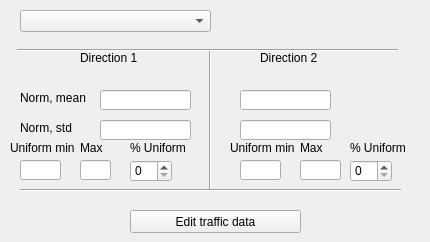
        <widget class="QWidget" name="tab_6">
         <attribute name="title">
          <string>Traffic data</string>
         </attribute>
         <widget class="QComboBox" name="cbTrafficSelectSeg">
          <property name="geometry">
           <rect>
            <x>20</x>
            <y>10</y>
            <width>191</width>
            <height>22</height>
           </rect>
          </property>
         </widget>
         <widget class="QLineEdit" name="leNormMean">
          <property name="geometry">
           <rect>
            <x>100</x>
            <y>90</y>
            <width>91</width>
            <height>20</height>
           </rect>
          </property>
         </widget>
         <widget class="QLineEdit" name="leNormStd">
          <property name="geometry">
           <rect>
            <x>100</x>
            <y>120</y>
            <width>91</width>
            <height>20</height>
           </rect>
          </property>
         </widget>
         <widget class="QLineEdit" name="leUniformMin">
          <property name="geometry">
           <rect>
            <x>20</x>
            <y>160</y>
            <width>41</width>
            <height>20</height>
           </rect>
          </property>
         </widget>
         <widget class="QLineEdit" name="leUniformMax">
          <property name="geometry">
           <rect>
            <x>80</x>
            <y>160</y>
            <width>31</width>
            <height>20</height>
           </rect>
          </property>
         </widget>
         <widget class="QLabel" name="label_2">
          <property name="geometry">
           <rect>
            <x>20</x>
            <y>90</y>
            <width>71</width>
            <height>16</height>
           </rect>
          </property>
          <property name="text">
           <string>Norm, mean</string>
          </property>
         </widget>
         <widget class="QLabel" name="label_3">
          <property name="geometry">
           <rect>
            <x>20</x>
            <y>120</y>
            <width>71</width>
            <height>16</height>
           </rect>
          </property>
          <property name="text">
           <string>Norm, std</string>
          </property>
         </widget>
         <widget class="QLabel" name="label_4">
          <property name="geometry">
           <rect>
            <x>10</x>
            <y>140</y>
            <width>71</width>
            <height>16</height>
           </rect>
          </property>
          <property name="text">
           <string>Uniform min</string>
          </property>
         </widget>
         <widget class="QLabel" name="label_5">
          <property name="geometry">
           <rect>
            <x>80</x>
            <y>140</y>
            <width>41</width>
            <height>16</height>
           </rect>
          </property>
          <property name="text">
           <string>Max</string>
          </property>
         </widget>
         <widget class="QSpinBox" name="sbUniformP">
          <property name="geometry">
           <rect>
            <x>130</x>
            <y>160</y>
            <width>42</width>
            <height>22</height>
           </rect>
          </property>
          <property name="maximum">
           <number>100</number>
          </property>
         </widget>
         <widget class="QLabel" name="label_6">
          <property name="geometry">
           <rect>
            <x>130</x>
            <y>140</y>
            <width>71</width>
            <height>16</height>
           </rect>
          </property>
          <property name="text">
           <string>% Uniform</string>
          </property>
         </widget>
         <widget class="QPushButton" name="pbEditTrafficData">
          <property name="geometry">
           <rect>
            <x>130</x>
            <y>210</y>
            <width>171</width>
            <height>23</height>
           </rect>
          </property>
          <property name="text">
           <string>Edit traffic data</string>
          </property>
         </widget>
         <widget class="QLineEdit" name="leNormStd_2">
          <property name="geometry">
           <rect>
            <x>240</x>
            <y>120</y>
            <width>91</width>
            <height>20</height>
           </rect>
          </property>
         </widget>
         <widget class="QLineEdit" name="leNormMean_2">
          <property name="geometry">
           <rect>
            <x>240</x>
            <y>90</y>
            <width>91</width>
            <height>20</height>
           </rect>
          </property>
         </widget>
         <widget class="QLineEdit" name="leUniformMin_2">
          <property name="geometry">
           <rect>
            <x>240</x>
            <y>160</y>
            <width>41</width>
            <height>20</height>
           </rect>
          </property>
         </widget>
         <widget class="QSpinBox" name="sbUniformP_2">
          <property name="geometry">
           <rect>
            <x>350</x>
            <y>160</y>
            <width>42</width>
            <height>22</height>
           </rect>
          </property>
          <property name="maximum">
           <number>100</number>
          </property>
         </widget>
         <widget class="QLabel" name="label_16">
          <property name="geometry">
           <rect>
            <x>230</x>
            <y>140</y>
            <width>71</width>
            <height>16</height>
           </rect>
          </property>
          <property name="text">
           <string>Uniform min</string>
          </property>
         </widget>
         <widget class="QLabel" name="label_17">
          <property name="geometry">
           <rect>
            <x>350</x>
            <y>140</y>
            <width>71</width>
            <height>16</height>
           </rect>
          </property>
          <property name="text">
           <string>% Uniform</string>
          </property>
         </widget>
         <widget class="QLineEdit" name="leUniformMax_2">
          <property name="geometry">
           <rect>
            <x>300</x>
            <y>160</y>
            <width>41</width>
            <height>20</height>
           </rect>
          </property>
         </widget>
         <widget class="QLabel" name="label_18">
          <property name="geometry">
           <rect>
            <x>300</x>
            <y>140</y>
            <width>31</width>
            <height>16</height>
           </rect>
          </property>
          <property name="text">
           <string>Max</string>
          </property>
         </widget>
         <widget class="Line" name="line">
          <property name="geometry">
           <rect>
            <x>200</x>
            <y>50</y>
            <width>20</width>
            <height>141</height>
           </rect>
          </property>
          <property name="orientation">
           <enum>Qt::Vertical</enum>
          </property>
         </widget>
         <widget class="Line" name="line_2">
          <property name="geometry">
           <rect>
            <x>17</x>
            <y>40</y>
            <width>381</width>
            <height>20</height>
           </rect>
          </property>
          <property name="orientation">
           <enum>Qt::Horizontal</enum>
          </property>
         </widget>
         <widget class="QLabel" name="laDir1">
          <property name="geometry">
           <rect>
            <x>80</x>
            <y>50</y>
            <width>71</width>
            <height>16</height>
           </rect>
          </property>
          <property name="text">
           <string>Direction 1</string>
          </property>
         </widget>
         <widget class="Line" name="line_3">
          <property name="geometry">
           <rect>
            <x>20</x>
            <y>180</y>
            <width>381</width>
            <height>20</height>
           </rect>
          </property>
          <property name="orientation">
           <enum>Qt::Horizontal</enum>
          </property>
         </widget>
         <widget class="QLabel" name="laDir2">
          <property name="geometry">
           <rect>
            <x>260</x>
            <y>50</y>
            <width>71</width>
            <height>16</height>
           </rect>
          </property>
          <property name="text">
           <string>Direction 2</string>
          </property>
         </widget>
        </widget>
